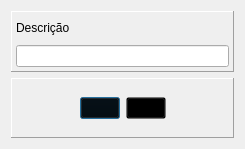
<?xml version="1.0" encoding="UTF-8"?>
<ui version="4.0">
 <class>Dialog</class>
 <widget class="QDialog" name="Dialog">
  <property name="geometry">
   <rect>
    <x>0</x>
    <y>0</y>
    <width>245</width>
    <height>149</height>
   </rect>
  </property>
  <property name="windowTitle">
   <string>Cadastro de Grupo</string>
  </property>
  <property name="windowIcon">
   <iconset resource="../icons/48px_.qrc">
    <normaloff>:/icons/painel-de-controle.png</normaloff>:/icons/painel-de-controle.png</iconset>
  </property>
  <layout class="QVBoxLayout" name="verticalLayout_2">
   <item>
    <widget class="QFrame" name="fraDescricao">
     <property name="frameShape">
      <enum>QFrame::Panel</enum>
     </property>
     <property name="frameShadow">
      <enum>QFrame::Raised</enum>
     </property>
     <layout class="QVBoxLayout" name="verticalLayout">
      <property name="leftMargin">
       <number>4</number>
      </property>
      <property name="topMargin">
       <number>4</number>
      </property>
      <property name="rightMargin">
       <number>4</number>
      </property>
      <property name="bottomMargin">
       <number>4</number>
      </property>
      <item>
       <widget class="QLabel" name="lblDescricao">
        <property name="text">
         <string>Descrição</string>
        </property>
       </widget>
      </item>
      <item>
       <widget class="QLineEdit" name="edtDescricao">
        <property name="required" stdset="0">
         <bool>true</bool>
        </property>
       </widget>
      </item>
     </layout>
    </widget>
   </item>
   <item>
    <widget class="QFrame" name="fraBotoes">
     <property name="frameShape">
      <enum>QFrame::Panel</enum>
     </property>
     <property name="frameShadow">
      <enum>QFrame::Raised</enum>
     </property>
     <layout class="QHBoxLayout" name="horizontalLayout">
      <item>
       <spacer name="horizontalSpacer">
        <property name="orientation">
         <enum>Qt::Horizontal</enum>
        </property>
        <property name="sizeHint" stdset="0">
         <size>
          <width>40</width>
          <height>20</height>
         </size>
        </property>
       </spacer>
      </item>
      <item>
       <widget class="QPushButton" name="btnGravar">
        <property name="sizePolicy">
         <sizepolicy hsizetype="Fixed" vsizetype="Fixed">
          <horstretch>0</horstretch>
          <verstretch>0</verstretch>
         </sizepolicy>
        </property>
        <property name="styleSheet">
         <string notr="true">background:transparent
</string>
        </property>
        <property name="text">
         <string/>
        </property>
        <property name="icon">
         <iconset resource="../icons/48px_.qrc">
          <normaloff>:/icons/2x/save.png</normaloff>:/icons/2x/save.png</iconset>
        </property>
        <property name="iconSize">
         <size>
          <width>48</width>
          <height>48</height>
         </size>
        </property>
       </widget>
      </item>
      <item>
       <widget class="QPushButton" name="btnCancelar">
        <property name="sizePolicy">
         <sizepolicy hsizetype="Fixed" vsizetype="Fixed">
          <horstretch>0</horstretch>
          <verstretch>0</verstretch>
         </sizepolicy>
        </property>
        <property name="styleSheet">
         <string notr="true">background:transparent
</string>
        </property>
        <property name="text">
         <string/>
        </property>
        <property name="icon">
         <iconset resource="../icons/48px_.qrc">
          <normaloff>:/icons/2x/cancel.png</normaloff>:/icons/2x/cancel.png</iconset>
        </property>
        <property name="iconSize">
         <size>
          <width>48</width>
          <height>48</height>
         </size>
        </property>
       </widget>
      </item>
      <item>
       <spacer name="horizontalSpacer_2">
        <property name="orientation">
         <enum>Qt::Horizontal</enum>
        </property>
        <property name="sizeHint" stdset="0">
         <size>
          <width>40</width>
          <height>20</height>
         </size>
        </property>
       </spacer>
      </item>
     </layout>
    </widget>
   </item>
  </layout>
 </widget>
 <resources>
  <include location="../icons/48px_.qrc"/>
 </resources>
 <connections/>
</ui>
